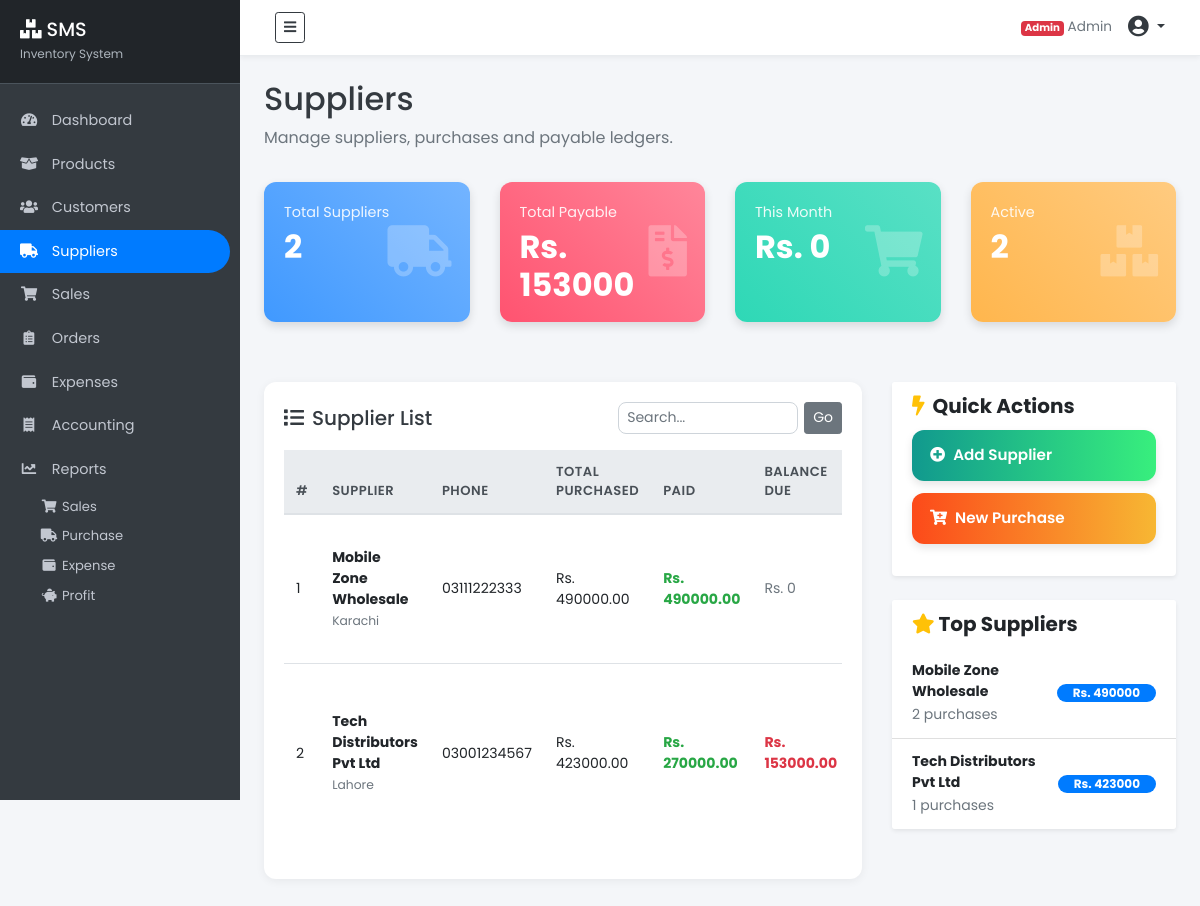
Page /suppliers/ (signed in) on the committed database.
### suppliers/models.py (models this page shows, shortened)
class Supplier(models.Model):
    name       = models.CharField(max_length=255)
    phone      = models.CharField(max_length=20, blank=True)
    address    = models.TextField(blank=True)
    notes      = models.TextField(blank=True)
    created_at = models.DateTimeField(auto_now_add=True)
    @property
    def total_purchased(self):
        return sum(p.get_total() for p in self.purchase_set.all())
    @property
    def total_paid(self):
        from django.db.models import Sum
        result = self.purchase_set.aggregate(t=Sum('paid_amount'))['t']
        return result or Decimal('0.00')
    @property
    def balance_due(self):
        return self.total_purchased - self.total_paid

class Purchase(models.Model):
    PAYMENT_METHODS = (
        ('Cash', 'Cash'),
        ('Bank Transfer', 'Bank Transfer'),
        ('Cheque', 'Cheque'),
    )
    supplier       = models.ForeignKey(Supplier, on_delete=models.CASCADE)
    invoice_ref    = models.CharField(max_length=100, blank=True)
    paid_amount    = models.DecimalField(max_digits=12, decimal_places=2,
                                         default=0)
    payment_method = models.CharField(max_length=20,
                                       choices=PAYMENT_METHODS, default='Cash')
    notes          = models.TextField(blank=True)
    created_at     = models.DateTimeField(auto_now_add=True)
    def get_total(self):
        return sum(b.cost_price * b.quantity
                   for b in self.stock_batches.all())

### products/models.py (models this page shows, shortened)
class StockBatch(models.Model):
    product       = models.ForeignKey(Product, related_name='batches',
                                      on_delete=models.CASCADE)
    purchase      = models.ForeignKey('suppliers.Purchase',
                                      on_delete=models.SET_NULL,
                                      null=True, blank=True,
                                      related_name='stock_batches')
    cost_price    = models.DecimalField(max_digits=10, decimal_places=2)
    quantity      = models.PositiveIntegerField(default=0)
    date_received = models.DateTimeField(auto_now_add=True)
    class Meta:
        ordering = ['date_received']  # FIFO

### suppliers/views.py (the view)
# urls.py: path("",                   views.supplier_list,    name="supplier-list"),
@seller_required
def supplier_list(request):
    suppliers = Supplier.objects.all().order_by('-created_at')
    q = request.GET.get('q', '')
    if q:
        suppliers = suppliers.filter(name__icontains=q)
    all_s = Supplier.objects.all()
    context = {
        'suppliers':            suppliers,
        'products':             Product.objects.filter(is_active=True),
        'total_suppliers':      Supplier.objects.count(),
        'active_suppliers':     Supplier.objects.count(),
        'total_payable':        abs(sum(s.balance_due for s in all_s)),
        'purchases_this_month': sum(
            p.get_total() for s in all_s
            for p in s.purchase_set.filter(
                created_at__month=datetime.date.today().month)
        ),
        'top_suppliers': sorted(all_s,
                                key=lambda s: s.total_purchased,
                                reverse=True)[:3],
    }
    return render(request, 'suppliers/suppliers.html', context)

### templates/suppliers/suppliers.html (shortened to what this page needs)
{% extends "partials/base.html" %}
{% block content %}
<div class="container-fluid p-4">
    <div class="row mb-3"><div class="col-12"><h2 class="text-dark">Suppliers</h2><p class="text-muted">Manage suppliers, purchases and payable ledgers.</p></div></div>
    <div class="row mb-4">
        <div class="col-md-3 col-sm-6 mb-3"><div class="card-box bg-gradient-primary"><div class="icon"><i class="fas fa-truck"></i></div><p>Total Suppliers</p><h3>{{ total_suppliers }}</h3></div></div>
        <div class="col-md-3 col-sm-6 mb-3"><div class="card-box bg-gradient-danger"><div class="icon"><i class="fas fa-file-invoice-dollar"></i></div><p>Total Payable</p><h3> Rs. {{ total_payable|floatformat:0 }}</h3></div></div>
        <div class="col-md-3 col-sm-6 mb-3"><div class="card-box bg-gradient-success"><div class="icon"><i class="fas fa-shopping-cart"></i></div><p>This Month</p><h3> Rs. {{ purchases_this_month|floatformat:0 }}</h3></div></div>
        <div class="col-md-3 col-sm-6 mb-3"><div class="card-box bg-gradient-warning"><div class="icon"><i class="fas fa-boxes"></i></div><p>Active</p><h3>{{ active_suppliers }}</h3></div></div>
    </div>
    <div class="row">
        <div class="col-lg-8 mb-4">
            <div class="table-container">
                <div class="d-flex justify-content-between align-items-center mb-3 flex-wrap">
                    <h5 class="text-dark mb-2 mb-md-0"><i class="fas fa-list mr-2"></i>Supplier List</h5>
                    <form method="GET" class="d-flex" style="gap:6px;">
                        <input type="text" name="q" class="form-control form-control-sm" placeholder="Search..." value="{{ request.GET.q }}" style="width:180px;">
                        <button class="btn btn-secondary btn-sm">Go</button>
                    </form>
                </div>
                <div class="table-responsive">
                    <table class="table table-hover">
                        <thead class="thead-light"><tr><th>#</th><th>Supplier</th><th>Phone</th><th>Total Purchased</th><th>Paid</th><th>Balance Due</th><th class="text-center">Actions</th></tr></thead>
                        <tbody>
                            {% for s in suppliers %}
                            <tr>
                                <td>{{ forloop.counter }}</td>
                                <td><span class="font-weight-bold">{{ s.name }}</span><br><small class="text-muted">{{ s.address|truncatechars:30 }}</small></td>
                                <td>{{ s.phone|default:"—" }}</td>
                                <td> Rs. {{ s.total_purchased|floatformat:2 }}</td>
                                <td class="text-success font-weight-bold"> Rs. {{ s.total_paid|floatformat:2 }}</td>
                                <td>{% if s.balance_due > 0 %}<span class="text-danger font-weight-bold"> Rs. {{ s.balance_due|floatformat:2 }}</span>{% else %}<span class="text-muted"> Rs. 0</span>{% endif %}</td>
                            </tr>
                            {% empty %}<tr><td colspan="7" class="text-center text-muted py-4">No suppliers yet.</td></tr>{% endfor %}
                        </tbody>
                    </table>
                </div>
            </div>
        </div>
        <div class="col-lg-4 mb-4">
            <div class="card shadow-sm border-0 mb-4">
                <div class="card-header bg-white border-0"><h5 class="mb-0 font-weight-bold"><i class="fas fa-bolt mr-2 text-warning"></i>Quick Actions</h5></div>
                <div class="card-body pt-0">
                    <button class="btn btn-action btn-add-sale" data-toggle="modal" data-target="#addSupModal"><i class="fas fa-plus-circle mr-2"></i>Add Supplier</button>
                    <button class="btn btn-action btn-update-stock" data-toggle="modal" data-target="#purchaseModal"><i class="fas fa-cart-plus mr-2"></i>New Purchase</button>
                </div>
            </div>
            {% if top_suppliers %}<div class="card shadow-sm border-0"><div class="card-header bg-white border-0"><h5 class="mb-0 font-weight-bold"><i class="fas fa-star mr-1 text-warning"></i>Top Suppliers</h5></div>
            <ul class="list-group list-group-flush">{% for s in top_suppliers %}<li class="list-group-item d-flex justify-content-between align-items-center"><div><span class="font-weight-bold d-block" style="font-size:.88rem;">{{ s.name }}</span><small class="text-muted">{{ s.purchase_set.count }} purchases</small></div><span class="badge badge-primary badge-pill px-3"> Rs. {{ s.total_purchased|floatformat:0 }}</span></li>{% endfor %}</ul></div>{% endif %}
        </div>
    </div>
</div>
{% endblock %}

### templates/partials/nav.html (shortened to what this page needs)
<nav class="navbar navbar-expand-lg navbar-light bg-white">
    <div class="container-fluid">
        {% if user.is_authenticated %}
            {% if user.profile.role == 'customer' %}
                <a href="{% url 'customer-dashboard' %}" class="navbar-brand d-flex align-items-center" style="text-decoration:none;">
                    <span style="background:#1a1a2e;color:#fff;padding:5px 12px;border-radius:8px;font-weight:700;font-size:1rem;letter-spacing:1px;">
                        <i class="fas fa-boxes mr-1"></i> SMS
                    </span>
                    <span class="ml-2 text-muted" style="font-size:.8rem;">Customer Portal</span>
                </a>
            {% else %}
                <button type="button" id="sidebarCollapse" class="btn btn-outline-dark btn-sm">
                    <i class="fas fa-bars"></i>
                </button>
            {% endif %}
        {% endif %}
        <div class="ml-auto d-flex align-items-center">
            {% if user.is_authenticated %}
            <span class="text-muted mr-3" style="font-size:.85rem;">
                {% if user.is_superuser %}
                    <span class="badge badge-danger">Admin</span>
                {% elif user.profile.role == 'seller' %}
                    <span class="badge badge-primary">Seller</span>
                {% else %}
                    <span class="badge badge-success">Customer</span>
                {% endif %}
                {{ user.get_full_name|default:user.username }}
            </span>
            <div class="dropdown">
                <a href="#" class="text-dark dropdown-toggle" data-toggle="dropdown">
                    <i class="fas fa-user-circle fa-lg"></i>
                </a>
            </div>
            {% else %}
            <a href="{% url 'user-login' %}" class="btn btn-primary btn-sm">Login</a>
            {% endif %}
        </div>
    </div>
</nav>

### static/style.css (style rules this page uses)
body { font-family: 'Poppins', sans-serif; background: #f4f6f9; overflow-x: hidden; }
.navbar { padding: 12px 20px; background: #fff; border-bottom: 1px solid #e9ecef; box-shadow: 0 2px 5px rgba(0,0,0,.05); position: sticky; top: 0; z-index: 100; }
.card-box { position: relative; color: #fff; padding: 20px 22px 5px 20px; border-radius: 12px; margin-bottom: 20px; box-shadow: 0 4px 10px rgba(0,0,0,.12); height: 140px; }
.card-box h3 { font-size: 2rem; font-weight: 700; margin: 0; }
.card-box p { font-size: .9rem; opacity: .9; margin: 0 0 4px; }
.card-box .icon { position: absolute; top: 50%; right: 18px; transform: translateY(-50%); font-size: 3.2rem; opacity: .25; }
.bg-gradient-primary { background: linear-gradient(45deg,#4099ff,#73b4ff); }
.bg-gradient-success { background: linear-gradient(45deg,#2ed8b6,#59e0c5); }
.bg-gradient-warning { background: linear-gradient(45deg,#FFB64D,#ffcb80); }
.bg-gradient-danger { background: linear-gradient(45deg,#FF5370,#ff869a); }
.table-container { background: #fff; padding: 20px; border-radius: 12px; box-shadow: 0 2px 10px rgba(0,0,0,.06); }
.table thead th { border-top: none; border-bottom: 2px solid #e9ecef; color: #495057; font-weight: 600; font-size: .82rem; text-transform: uppercase; letter-spacing: .5px; }
.table td { vertical-align: middle; font-size: .88rem; }
.btn-action { width: 100%; padding: 14px 18px; font-size: .95rem; font-weight: 600; border-radius: 12px; border: none; cursor: pointer; color: #fff; box-shadow: 0 4px 8px rgba(0,0,0,.1); margin-bottom: 12px; transition: transform .2s; text-align: left; display: block; }
.btn-add-sale { background: linear-gradient(to right,#11998e,#38ef7d); }
.btn-update-stock { background: linear-gradient(to right,#fc4a1a,#f7b733); }
.form-control { border: 1.5px solid #ced4da; border-radius: 8px; font-size: .88rem; }

### rows in the picture
Supplier: name "Mobile Zone Wholesale", address "Karachi", phone "03111222333", total_purchased "490000.00", total_paid "490000.00", shows "Rs. 0", purchase_set.count "2", total_purchased "490000"
Supplier: name "Tech Distributors Pvt Ltd", address "Lahore", phone "03001234567", total_purchased "423000.00", total_paid "270000.00", balance_due "153000.00", purchase_set.count "1", total_purchased "423000"

### other values in the picture
{{ user.get_full_name|default:user.username }} "Admin"
{{ total_suppliers }} "2"
{{ total_payable|floatformat:0 }} "153000"
{{ purchases_this_month|floatformat:0 }} "0"
{{ active_suppliers }} "2"
